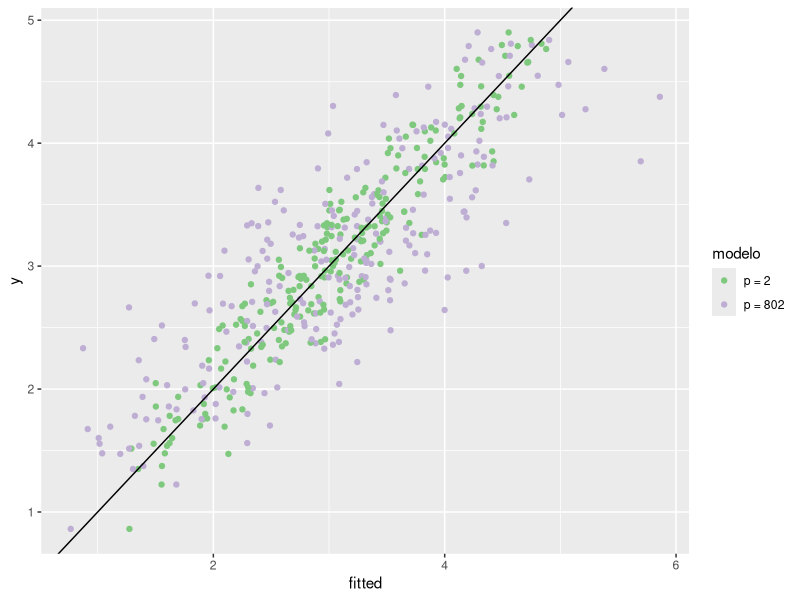
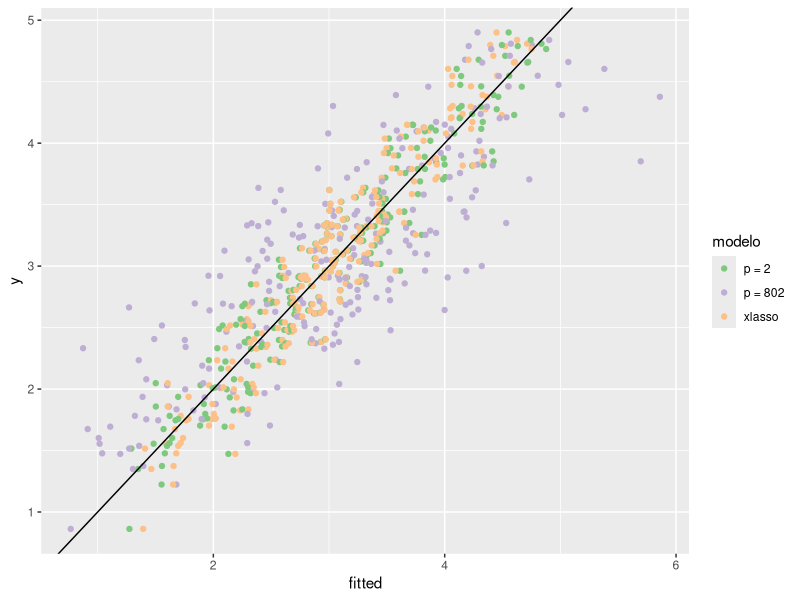
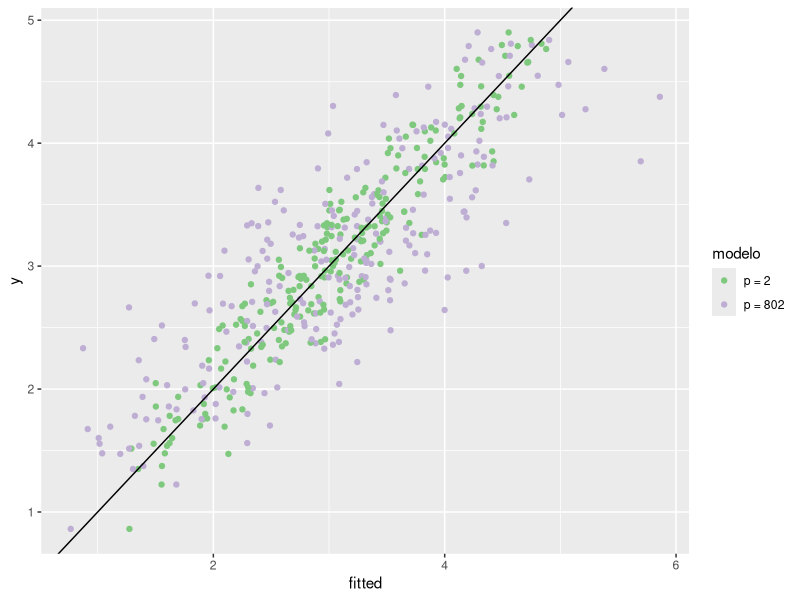
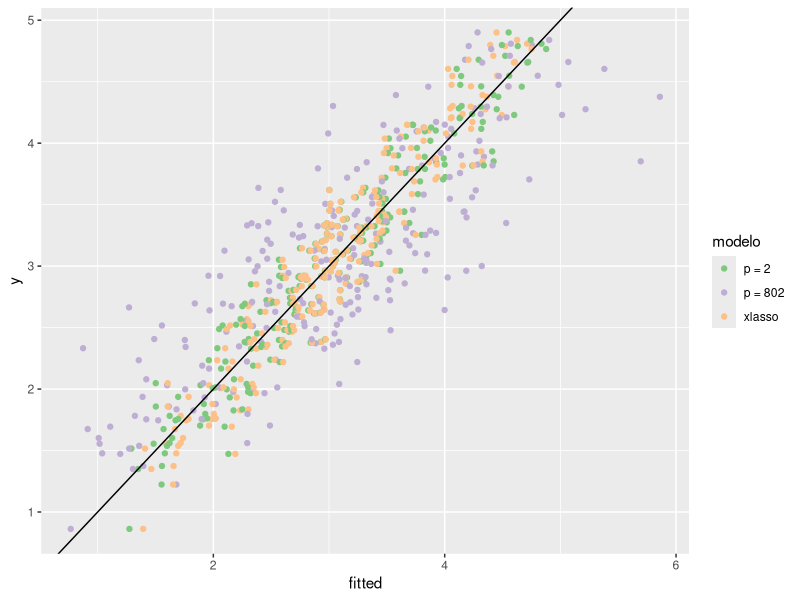
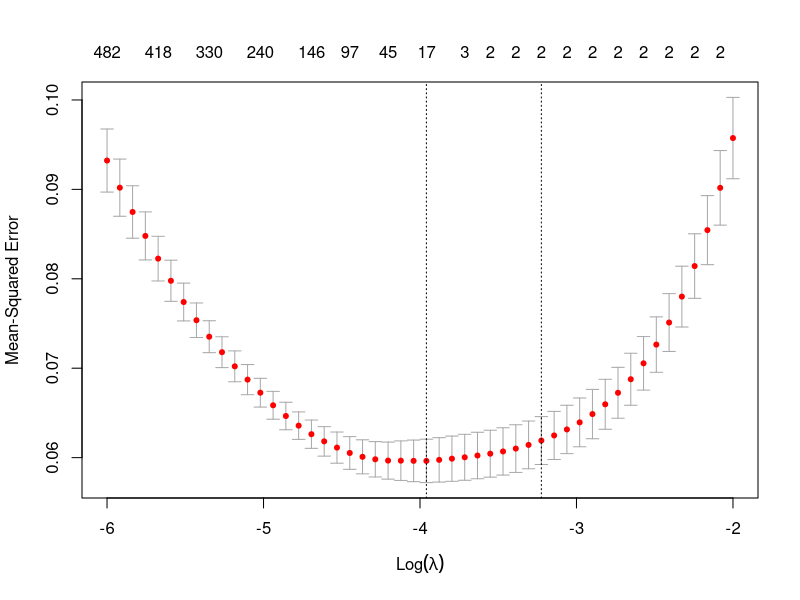

Generate these figures, in order, with R: (Note: this script raises an error after producing the figures.)
library(dplyr)
library(ggplot2)

set.seed(666)
# muestra total
n = 1200
# proporcion train
p_train = 0.8
# variables que se agregan a cada una de las original
newx = 400
# correlacion de las nuevas vars con las originales (mas chico es mas correlacion)
new_var = 0.05

# Y se explica con x1 y x2
dat = tibble(
  x1 = runif(n,0,1)
  ,x2 = runif(n,0,1)
  ,y = rnorm(n, 1+2*x1+2*x2, 0.25)
)
# se agregan variables NO correlacionadas con x1 y x2
x_nocor = replicate(newx*2, runif(n,0,1), simplify=T) %>% as_tibble() %>% 
  setNames(paste0("xnoc_",1:ncol(.)))
dat_exp = list(dat, x_nocor) %>% bind_cols()

# se parte en training y test
i_train = sample(nrow(dat_exp), p_train*nrow(dat_exp))
d_train = dat_exp[i_train,]
d_test = dat_exp[-i_train,]

# modelo simple
mod_sim = lm(y ~ x1 + x2, d_train)
pred_sim = predict(mod_sim, newdata=d_test)

# modelo con variables irrelevantes
mod_col = lm(y ~ ., d_train)
pred_col = predict(mod_col, newdata=d_test)

# lasso
X = d_train %>% select(-y) %>% as.matrix()
Y = d_train$y
l_seq = exp(seq(-2,-6, length.out=50))
cv_lasso = glmnet::cv.glmnet(x=X, y=Y, alpha=1, nfolds=5, lambda=l_seq)
l_opt = cv_lasso$lambda.1se
mod_lasso = glmnet::glmnet(x=X, y=Y, alpha=1, lambda=l_opt)
pred_lasso = predict(mod_lasso, newx=d_test %>% select(-y) %>% as.matrix())


# plots -------------------------------------------------------------------

gdat = tibble(
  y = d_test$y
  ,"p = 2" = pred_sim
  ,"p = 802" = pred_col
  ,xlasso = as.vector(pred_lasso)
) %>% 
  tidyr::pivot_longer(-y, names_to="modelo", values_to="fitted")

# plot 1
(
  g_multi_cor = ggplot(gdat %>% dplyr::filter(!modelo %in% "xlasso")
                       , aes(x=fitted, y=y, color=modelo)) + 
    geom_point() +
    geom_abline() +
    scale_color_brewer(type="qual") +
    NULL
)
ggsave("plots_slides/img/03/multicol_sincorr.png", plot=g_multi_cor
       ,width=6, height=4)
broom::tidy(mod_col) %>% arrange(-abs(estimate))

# plot con lasso
(
  g_multi_sincor_lasso = ggplot(gdat, aes(x=fitted, y=y, color=modelo)) + 
    geom_point() +
    geom_abline() +
    scale_color_brewer(type="qual") +
    NULL
)
ggsave("plots_slides/img/03/multicol_sincorr_lasso.png", plot=g_multi_sincor_lasso
       ,width=6, height=4)
broom::tidy(mod_lasso) %>% arrange(-abs(estimate))

# cv lambda
png("plots_slides/img/03/lambda_cv_lasso.png", width=700, height=300)
plot(cv_lasso)
dev.off()




broom::tidy(mod_ridge) %>% arrange(-abs(estimate))
broom::tidy(mod_lasso) %>% arrange(-abs(estimate))


mod_sim %>% broom::tidy() %>% arrange(p.value)
mod_col %>% broom::tidy() %>% arrange(p.value)

cor(pred_sim, d_test$y)
cor(pred_col, d_test$y)

cor(dat$x1, dat$x2)



sd(pred_sim)
sd(pred_col)

cor(dat$x2, x_cor2$xc2_1)

names(x_cor1)

x_cor1 = MASS::mvrnorm(n, 0, 0.9, empirical=T)
x_cor2 = MASS::mvrnorm(n, 0, 0.9, empirical=T)



mod = lm(y ~ ., dat_exp)
plot(mod$fitted.values, mod$model$y)


MASS::mvrnorm()